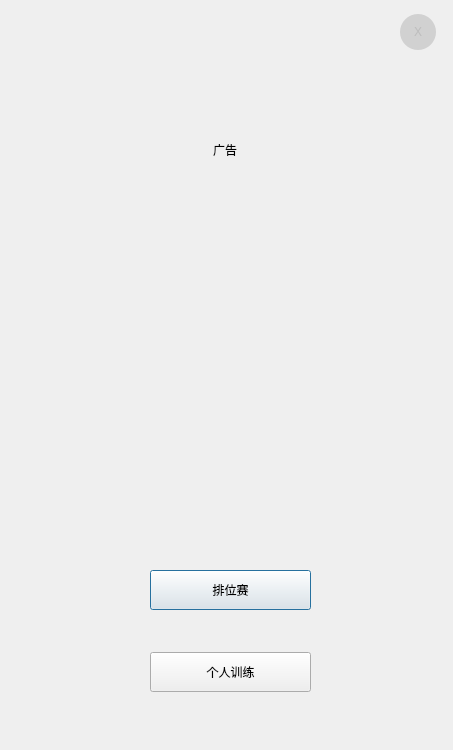
<?xml version="1.0" encoding="UTF-8"?>
<ui version="4.0">
 <class>BrainStorm</class>
 <widget class="QDialog" name="BrainStorm">
  <property name="geometry">
   <rect>
    <x>0</x>
    <y>0</y>
    <width>453</width>
    <height>750</height>
   </rect>
  </property>
  <property name="minimumSize">
   <size>
    <width>453</width>
    <height>750</height>
   </size>
  </property>
  <property name="windowTitle">
   <string>BrainStorm</string>
  </property>
  <property name="windowIcon">
   <iconset resource="Res/pic.qrc">
    <normaloff>:/pics/logo.jpg</normaloff>:/pics/logo.jpg</iconset>
  </property>
  <property name="styleSheet">
   <string notr="true">font: 14pt &quot;楷体&quot;;</string>
  </property>
  <layout class="QGridLayout" name="gridLayout">
   <property name="leftMargin">
    <number>0</number>
   </property>
   <property name="topMargin">
    <number>0</number>
   </property>
   <property name="rightMargin">
    <number>0</number>
   </property>
   <property name="bottomMargin">
    <number>0</number>
   </property>
   <property name="spacing">
    <number>0</number>
   </property>
   <item row="1" column="1">
    <widget class="QStackedWidget" name="stackedWidget">
     <property name="minimumSize">
      <size>
       <width>450</width>
       <height>750</height>
      </size>
     </property>
     <property name="maximumSize">
      <size>
       <width>450</width>
       <height>750</height>
      </size>
     </property>
     <widget class="QWidget" name="main_page">
      <property name="minimumSize">
       <size>
        <width>450</width>
        <height>750</height>
       </size>
      </property>
      <property name="maximumSize">
       <size>
        <width>450</width>
        <height>750</height>
       </size>
      </property>
      <widget class="QWidget" name="layoutWidget">
       <property name="geometry">
        <rect>
         <x>150</x>
         <y>570</y>
         <width>161</width>
         <height>122</height>
        </rect>
       </property>
       <layout class="QVBoxLayout" name="verticalLayout">
        <property name="spacing">
         <number>0</number>
        </property>
        <item>
         <widget class="QPushButton" name="rankButton">
          <property name="minimumSize">
           <size>
            <width>150</width>
            <height>40</height>
           </size>
          </property>
          <property name="text">
           <string>排位赛</string>
          </property>
         </widget>
        </item>
        <item>
         <spacer name="verticalSpacer_3">
          <property name="minimumSize">
           <size>
            <width>150</width>
            <height>40</height>
           </size>
          </property>
          <property name="orientation">
           <enum>Qt::Vertical</enum>
          </property>
          <property name="sizeHint" stdset="0">
           <size>
            <width>30</width>
            <height>30</height>
           </size>
          </property>
         </spacer>
        </item>
        <item>
         <widget class="QPushButton" name="singleButton">
          <property name="minimumSize">
           <size>
            <width>150</width>
            <height>40</height>
           </size>
          </property>
          <property name="text">
           <string>个人训练</string>
          </property>
         </widget>
        </item>
       </layout>
      </widget>
      <widget class="QWidget" name="widget_advert" native="true">
       <property name="geometry">
        <rect>
         <x>0</x>
         <y>0</y>
         <width>450</width>
         <height>300</height>
        </rect>
       </property>
       <widget class="QLabel" name="advertlabel">
        <property name="geometry">
         <rect>
          <x>0</x>
          <y>0</y>
          <width>450</width>
          <height>300</height>
         </rect>
        </property>
        <property name="text">
         <string>广告</string>
        </property>
        <property name="scaledContents">
         <bool>true</bool>
        </property>
        <property name="alignment">
         <set>Qt::AlignCenter</set>
        </property>
       </widget>
       <widget class="QPushButton" name="xButton">
        <property name="geometry">
         <rect>
          <x>400</x>
          <y>14</y>
          <width>36</width>
          <height>36</height>
         </rect>
        </property>
        <property name="styleSheet">
         <string notr="true">QPushButton
{
	font: 16pt &quot;Arial&quot;;
	border-radius: 18px;
	background-color: rgba(200, 200, 200, 200);
	color: rgba(180, 180, 180, 180);
}
QPushButton:hover
{
	
	background-color: rgba(21, 181, 255, 200);
}</string>
        </property>
        <property name="text">
         <string>X</string>
        </property>
       </widget>
      </widget>
     </widget>
     <widget class="QWidget" name="single_page">
      <property name="minimumSize">
       <size>
        <width>450</width>
        <height>750</height>
       </size>
      </property>
      <property name="maximumSize">
       <size>
        <width>450</width>
        <height>750</height>
       </size>
      </property>
      <layout class="QVBoxLayout" name="verticalLayout_2">
       <property name="spacing">
        <number>10</number>
       </property>
       <property name="leftMargin">
        <number>5</number>
       </property>
       <property name="topMargin">
        <number>0</number>
       </property>
       <property name="rightMargin">
        <number>5</number>
       </property>
       <property name="bottomMargin">
        <number>20</number>
       </property>
       <item>
        <widget class="QLabel" name="label_single">
         <property name="text">
          <string>&lt;html&gt;&lt;head/&gt;&lt;body&gt;&lt;p align=&quot;center&quot;&gt;&lt;span style=&quot; font-size:22pt; font-weight:600;&quot;&gt;连续答对五道题&lt;/span&gt;&lt;/p&gt;&lt;p align=&quot;center&quot;&gt;&lt;span style=&quot; font-size:14pt;&quot;&gt;答对继续 答错离场&lt;/span&gt;&lt;/p&gt;&lt;/body&gt;&lt;/html&gt;</string>
         </property>
        </widget>
       </item>
       <item>
        <widget class="QPushButton" name="single_startButton">
         <property name="minimumSize">
          <size>
           <width>0</width>
           <height>45</height>
          </size>
         </property>
         <property name="text">
          <string>开始答题</string>
         </property>
        </widget>
       </item>
       <item>
        <widget class="QPushButton" name="single_returnButton">
         <property name="minimumSize">
          <size>
           <width>0</width>
           <height>45</height>
          </size>
         </property>
         <property name="text">
          <string>返回</string>
         </property>
        </widget>
       </item>
      </layout>
     </widget>
     <widget class="QWidget" name="singleStart_page">
      <layout class="QVBoxLayout" name="verticalLayout_4" stretch="2,7,5">
       <property name="spacing">
        <number>0</number>
       </property>
       <property name="leftMargin">
        <number>0</number>
       </property>
       <property name="topMargin">
        <number>0</number>
       </property>
       <property name="rightMargin">
        <number>0</number>
       </property>
       <property name="bottomMargin">
        <number>0</number>
       </property>
       <item>
        <layout class="QHBoxLayout" name="horizontalLayout" stretch="1,5,2,1">
         <property name="spacing">
          <number>0</number>
         </property>
         <property name="topMargin">
          <number>16</number>
         </property>
         <item>
          <spacer name="horizontalSpacer_3">
           <property name="orientation">
            <enum>Qt::Horizontal</enum>
           </property>
           <property name="sizeHint" stdset="0">
            <size>
             <width>40</width>
             <height>20</height>
            </size>
           </property>
          </spacer>
         </item>
         <item>
          <widget class="QLabel" name="label_singleStart">
           <property name="text">
            <string>&lt;html&gt;&lt;head/&gt;&lt;body&gt;&lt;p align=&quot;center&quot;&gt;&lt;span style=&quot; font-size:20pt; font-weight:600;&quot;&gt;个人训练&lt;/span&gt;&lt;/p&gt;&lt;/body&gt;&lt;/html&gt;</string>
           </property>
          </widget>
         </item>
         <item>
          <widget class="QLCDNumber" name="signlelcdNumber">
           <property name="minimumSize">
            <size>
             <width>60</width>
             <height>60</height>
            </size>
           </property>
           <property name="maximumSize">
            <size>
             <width>100</width>
             <height>100</height>
            </size>
           </property>
           <property name="digitCount">
            <number>3</number>
           </property>
          </widget>
         </item>
         <item>
          <spacer name="horizontalSpacer_4">
           <property name="orientation">
            <enum>Qt::Horizontal</enum>
           </property>
           <property name="sizeHint" stdset="0">
            <size>
             <width>40</width>
             <height>20</height>
            </size>
           </property>
          </spacer>
         </item>
        </layout>
       </item>
       <item>
        <widget class="QLabel" name="singleQuestionlabel">
         <property name="font">
          <font>
           <family>楷体</family>
           <pointsize>14</pointsize>
           <weight>50</weight>
           <italic>false</italic>
           <bold>false</bold>
          </font>
         </property>
         <property name="text">
          <string>个人训练</string>
         </property>
         <property name="alignment">
          <set>Qt::AlignCenter</set>
         </property>
         <property name="wordWrap">
          <bool>true</bool>
         </property>
         <property name="margin">
          <number>0</number>
         </property>
        </widget>
       </item>
       <item>
        <layout class="QVBoxLayout" name="verticalLayout_3">
         <property name="spacing">
          <number>10</number>
         </property>
         <property name="leftMargin">
          <number>10</number>
         </property>
         <property name="rightMargin">
          <number>10</number>
         </property>
         <property name="bottomMargin">
          <number>20</number>
         </property>
         <item>
          <widget class="QPushButton" name="AsingleButton">
           <property name="minimumSize">
            <size>
             <width>0</width>
             <height>40</height>
            </size>
           </property>
           <property name="text">
            <string>A</string>
           </property>
          </widget>
         </item>
         <item>
          <widget class="QPushButton" name="BsingleButton">
           <property name="minimumSize">
            <size>
             <width>0</width>
             <height>40</height>
            </size>
           </property>
           <property name="text">
            <string>B</string>
           </property>
          </widget>
         </item>
         <item>
          <widget class="QPushButton" name="CsingleButton">
           <property name="minimumSize">
            <size>
             <width>0</width>
             <height>40</height>
            </size>
           </property>
           <property name="text">
            <string>C</string>
           </property>
          </widget>
         </item>
         <item>
          <widget class="QPushButton" name="DsingleButton">
           <property name="minimumSize">
            <size>
             <width>0</width>
             <height>40</height>
            </size>
           </property>
           <property name="text">
            <string>D</string>
           </property>
          </widget>
         </item>
        </layout>
       </item>
      </layout>
     </widget>
     <widget class="QWidget" name="singleScore_page">
      <layout class="QVBoxLayout" name="verticalLayout_5" stretch="1,0,0,2,0">
       <property name="spacing">
        <number>0</number>
       </property>
       <property name="leftMargin">
        <number>10</number>
       </property>
       <property name="topMargin">
        <number>0</number>
       </property>
       <property name="rightMargin">
        <number>10</number>
       </property>
       <property name="bottomMargin">
        <number>16</number>
       </property>
       <item>
        <spacer name="verticalSpacer_4">
         <property name="orientation">
          <enum>Qt::Vertical</enum>
         </property>
         <property name="sizeHint" stdset="0">
          <size>
           <width>20</width>
           <height>113</height>
          </size>
         </property>
        </spacer>
       </item>
       <item>
        <widget class="QLabel" name="singleResultlabel">
         <property name="minimumSize">
          <size>
           <width>0</width>
           <height>150</height>
          </size>
         </property>
         <property name="font">
          <font>
           <family>楷体</family>
           <pointsize>22</pointsize>
           <weight>50</weight>
           <italic>false</italic>
           <bold>false</bold>
          </font>
         </property>
         <property name="styleSheet">
          <string notr="true">font: 22pt &quot;楷体&quot;;</string>
         </property>
         <property name="text">
          <string>TextLabel</string>
         </property>
         <property name="alignment">
          <set>Qt::AlignCenter</set>
         </property>
        </widget>
       </item>
       <item>
        <widget class="QLabel" name="singleScorelabel">
         <property name="minimumSize">
          <size>
           <width>0</width>
           <height>150</height>
          </size>
         </property>
         <property name="text">
          <string>TextLabel</string>
         </property>
         <property name="alignment">
          <set>Qt::AlignCenter</set>
         </property>
        </widget>
       </item>
       <item>
        <spacer name="verticalSpacer_5">
         <property name="orientation">
          <enum>Qt::Vertical</enum>
         </property>
         <property name="sizeHint" stdset="0">
          <size>
           <width>20</width>
           <height>113</height>
          </size>
         </property>
        </spacer>
       </item>
       <item>
        <widget class="QPushButton" name="singleScore_returnButton">
         <property name="minimumSize">
          <size>
           <width>0</width>
           <height>40</height>
          </size>
         </property>
         <property name="maximumSize">
          <size>
           <width>16777215</width>
           <height>40</height>
          </size>
         </property>
         <property name="text">
          <string>返 回</string>
         </property>
        </widget>
       </item>
      </layout>
     </widget>
     <widget class="QWidget" name="rank_page">
      <widget class="QLabel" name="label_rank">
       <property name="geometry">
        <rect>
         <x>0</x>
         <y>0</y>
         <width>450</width>
         <height>450</height>
        </rect>
       </property>
       <property name="text">
        <string>&lt;html&gt;&lt;head/&gt;&lt;body&gt;&lt;p align=&quot;center&quot;&gt;&lt;span style=&quot; font-size:24pt;&quot;&gt;正在匹配对手...&lt;/span&gt;&lt;/p&gt;&lt;/body&gt;&lt;/html&gt;</string>
       </property>
      </widget>
      <widget class="QPushButton" name="cancelButton">
       <property name="geometry">
        <rect>
         <x>145</x>
         <y>600</y>
         <width>160</width>
         <height>60</height>
        </rect>
       </property>
       <property name="text">
        <string>取消匹配</string>
       </property>
      </widget>
     </widget>
     <widget class="QWidget" name="rankStart_page">
      <layout class="QVBoxLayout" name="verticalLayout_8" stretch="2,7,5">
       <property name="spacing">
        <number>0</number>
       </property>
       <property name="leftMargin">
        <number>0</number>
       </property>
       <property name="topMargin">
        <number>28</number>
       </property>
       <property name="rightMargin">
        <number>0</number>
       </property>
       <property name="bottomMargin">
        <number>0</number>
       </property>
       <item>
        <layout class="QHBoxLayout" name="horizontalLayout_2" stretch="1,6,2,1">
         <property name="spacing">
          <number>0</number>
         </property>
         <property name="leftMargin">
          <number>0</number>
         </property>
         <property name="topMargin">
          <number>0</number>
         </property>
         <item>
          <spacer name="horizontalSpacer_6">
           <property name="orientation">
            <enum>Qt::Horizontal</enum>
           </property>
           <property name="sizeHint" stdset="0">
            <size>
             <width>40</width>
             <height>20</height>
            </size>
           </property>
          </spacer>
         </item>
         <item>
          <layout class="QVBoxLayout" name="verticalLayout_7">
           <property name="spacing">
            <number>0</number>
           </property>
           <item>
            <widget class="QLabel" name="selflabel">
             <property name="font">
              <font>
               <family>楷体</family>
               <pointsize>13</pointsize>
               <weight>50</weight>
               <italic>false</italic>
               <bold>false</bold>
              </font>
             </property>
             <property name="styleSheet">
              <string notr="true">font: 13pt &quot;楷体&quot;;</string>
             </property>
             <property name="text">
              <string>&lt;html&gt;&lt;head/&gt;&lt;body&gt;&lt;p align=&quot;center&quot;&gt;&lt;span style=&quot; font-weight:600;&quot;&gt;  我(黄金1颗星): 000分&lt;/span&gt;&lt;/p&gt;&lt;/body&gt;&lt;/html&gt;</string>
             </property>
            </widget>
           </item>
           <item>
            <widget class="QLabel" name="ememylabel">
             <property name="font">
              <font>
               <family>楷体</family>
               <pointsize>13</pointsize>
               <weight>50</weight>
               <italic>false</italic>
               <bold>false</bold>
              </font>
             </property>
             <property name="styleSheet">
              <string notr="true">font: 13pt &quot;楷体&quot;;</string>
             </property>
             <property name="text">
              <string>&lt;html&gt;&lt;head/&gt;&lt;body&gt;&lt;p align=&quot;center&quot;&gt;对手(黄金1颗星): 000分&lt;/p&gt;&lt;/body&gt;&lt;/html&gt;</string>
             </property>
            </widget>
           </item>
          </layout>
         </item>
         <item>
          <widget class="QLCDNumber" name="ranklcdNumber">
           <property name="digitCount">
            <number>3</number>
           </property>
          </widget>
         </item>
         <item>
          <spacer name="horizontalSpacer_5">
           <property name="orientation">
            <enum>Qt::Horizontal</enum>
           </property>
           <property name="sizeHint" stdset="0">
            <size>
             <width>40</width>
             <height>20</height>
            </size>
           </property>
          </spacer>
         </item>
        </layout>
       </item>
       <item>
        <widget class="QLabel" name="rankQuestionlabel">
         <property name="minimumSize">
          <size>
           <width>0</width>
           <height>300</height>
          </size>
         </property>
         <property name="font">
          <font>
           <family>楷体</family>
           <pointsize>14</pointsize>
           <weight>50</weight>
           <italic>false</italic>
           <bold>false</bold>
          </font>
         </property>
         <property name="text">
          <string>排位赛</string>
         </property>
         <property name="alignment">
          <set>Qt::AlignCenter</set>
         </property>
         <property name="wordWrap">
          <bool>true</bool>
         </property>
         <property name="margin">
          <number>0</number>
         </property>
        </widget>
       </item>
       <item>
        <layout class="QVBoxLayout" name="verticalLayout_6">
         <property name="spacing">
          <number>10</number>
         </property>
         <property name="leftMargin">
          <number>10</number>
         </property>
         <property name="rightMargin">
          <number>10</number>
         </property>
         <property name="bottomMargin">
          <number>20</number>
         </property>
         <item>
          <widget class="QPushButton" name="ArankButton">
           <property name="minimumSize">
            <size>
             <width>0</width>
             <height>40</height>
            </size>
           </property>
           <property name="text">
            <string>A</string>
           </property>
          </widget>
         </item>
         <item>
          <widget class="QPushButton" name="BrankButton">
           <property name="minimumSize">
            <size>
             <width>0</width>
             <height>40</height>
            </size>
           </property>
           <property name="text">
            <string>B</string>
           </property>
          </widget>
         </item>
         <item>
          <widget class="QPushButton" name="CrankButton">
           <property name="minimumSize">
            <size>
             <width>0</width>
             <height>40</height>
            </size>
           </property>
           <property name="text">
            <string>C</string>
           </property>
          </widget>
         </item>
         <item>
          <widget class="QPushButton" name="DrankButton">
           <property name="minimumSize">
            <size>
             <width>0</width>
             <height>40</height>
            </size>
           </property>
           <property name="text">
            <string>D</string>
           </property>
          </widget>
         </item>
        </layout>
       </item>
      </layout>
     </widget>
     <widget class="QWidget" name="rankResult_page">
      <layout class="QVBoxLayout" name="verticalLayout_11" stretch="1,0,0,2,0">
       <property name="spacing">
        <number>0</number>
       </property>
       <property name="leftMargin">
        <number>10</number>
       </property>
       <property name="topMargin">
        <number>0</number>
       </property>
       <property name="rightMargin">
        <number>10</number>
       </property>
       <property name="bottomMargin">
        <number>20</number>
       </property>
       <item>
        <spacer name="verticalSpacer_7">
         <property name="orientation">
          <enum>Qt::Vertical</enum>
         </property>
         <property name="sizeHint" stdset="0">
          <size>
           <width>20</width>
           <height>127</height>
          </size>
         </property>
        </spacer>
       </item>
       <item>
        <widget class="QLabel" name="rankResultlabel">
         <property name="minimumSize">
          <size>
           <width>0</width>
           <height>150</height>
          </size>
         </property>
         <property name="text">
          <string>胜利</string>
         </property>
         <property name="alignment">
          <set>Qt::AlignCenter</set>
         </property>
        </widget>
       </item>
       <item>
        <widget class="QLabel" name="rankUpdatelabel">
         <property name="minimumSize">
          <size>
           <width>0</width>
           <height>100</height>
          </size>
         </property>
         <property name="text">
          <string>(黄金一 2颗星)升为(黄金一 3颗星)</string>
         </property>
         <property name="alignment">
          <set>Qt::AlignCenter</set>
         </property>
        </widget>
       </item>
       <item>
        <spacer name="verticalSpacer_6">
         <property name="orientation">
          <enum>Qt::Vertical</enum>
         </property>
         <property name="sizeHint" stdset="0">
          <size>
           <width>20</width>
           <height>258</height>
          </size>
         </property>
        </spacer>
       </item>
       <item>
        <layout class="QVBoxLayout" name="verticalLayout_9">
         <item>
          <widget class="QPushButton" name="rank_returnButton">
           <property name="minimumSize">
            <size>
             <width>0</width>
             <height>40</height>
            </size>
           </property>
           <property name="text">
            <string>返回</string>
           </property>
          </widget>
         </item>
         <item>
          <widget class="QPushButton" name="rankAgainButton">
           <property name="minimumSize">
            <size>
             <width>0</width>
             <height>40</height>
            </size>
           </property>
           <property name="text">
            <string>再来一局</string>
           </property>
          </widget>
         </item>
        </layout>
       </item>
      </layout>
     </widget>
    </widget>
   </item>
   <item row="1" column="2">
    <spacer name="horizontalSpacer_2">
     <property name="orientation">
      <enum>Qt::Horizontal</enum>
     </property>
     <property name="sizeHint" stdset="0">
      <size>
       <width>424</width>
       <height>20</height>
      </size>
     </property>
    </spacer>
   </item>
   <item row="2" column="1">
    <spacer name="verticalSpacer_2">
     <property name="orientation">
      <enum>Qt::Vertical</enum>
     </property>
     <property name="sizeHint" stdset="0">
      <size>
       <width>20</width>
       <height>724</height>
      </size>
     </property>
    </spacer>
   </item>
  </layout>
 </widget>
 <resources>
  <include location="Res/pic.qrc"/>
 </resources>
 <connections/>
</ui>
